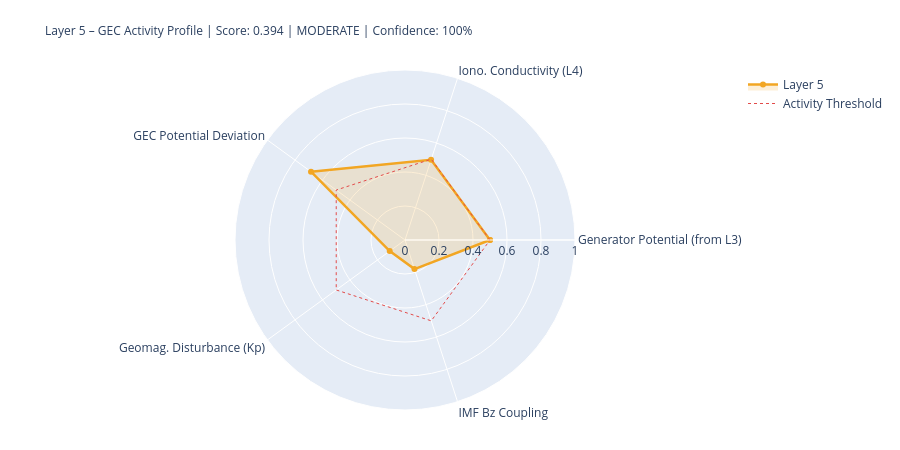

Here is the notebook cell this chart was saved with:
### Markdown cell above
---
## 5. State Assessment & Handoff to Layer 6

### Code cell
# ============================================================
# LAYER-5-SCORE
# ============================================================

# Components
# 1) Generator activity (Layer-3-driven)
gen_score = norm(generator_strength, 0.3, 2.0)
gen_src   = 'from_layer3' if l3_thunder_score is not None else 'estimated'

# 2) Ionospheric conductivity (Layer-4-driven)
iono_score = norm(iono_cond_factor, 0.7, 1.4)
iono_src   = 'from_layer4' if l4_ioniz is not None else 'estimated'

# 3) GEC potential deviation from reference
pot_score = norm(abs(delta_V_pct), 0, 30)  # 0 = at reference, 1 = 30% deviation
pot_src   = 'derived'

# 4) Geomagnetic disturbance (Kp) – modulates vertical currents
kp_score = norm(kp_val, 0, 9)
kp_src   = 'primary' if kp_now is not None else 'from_layer4'

# 5) IMF Bz coupling (southward = stronger M-I coupling → GEC influence)
bz_score = norm(-(bz_now or 0), -5, 30) if bz_now is not None else None
bz_src   = 'primary' if bz_now is not None else 'missing'

COMPONENTS = {
    'Generator Potential (from L3)':  {'score': gen_score,   'source': 'derived_from_layer3', 'dynamic': True},
    'Iono. Conductivity (L4)':      {'score': iono_score,  'source': iono_src, 'dynamic': True},
    'GEC Potential Deviation':      {'score': pot_score,   'source': pot_src,  'dynamic': True},
    'Geomag. Disturbance (Kp)':         {'score': kp_score,    'source': kp_src,   'dynamic': True},
    'IMF Bz Coupling':               {'score': bz_score,    'source': bz_src,   'dynamic': True},
}

available   = {k: v['score'] for k, v in COMPONENTS.items() if v['score'] is not None}
unavailable = [k for k, v in COMPONENTS.items() if v['score'] is None]
layer5_score = round(sum(available.values()) / len(available), 4) if available else None
confidence   = round(len(available) / len(COMPONENTS), 2)
level = ('unknown' if layer5_score is None
         else 'quiet'   if layer5_score < 0.3
         else 'moderate' if layer5_score < 0.6
         else 'active')
dominant_l5 = max(available, key=available.get) if available else 'none'

# Kp consistency: separate 1-min raw value from score value
kp_1m_raw   = kp_now          # directly from API (can be 0.0 during live measurement)
kp_for_score = kp_val          # from Layer-0 context or estimated value if needed
kp_score_src = kp_src

W = 68
print('=' * W)
print('LAYER 5 – GLOBAL ELECTRIC CIRCUIT – STATE ASSESSMENT')
print('=' * W)
for name, comp in COMPONENTS.items():
    s = comp['score']
    if s is not None:
        bar = '█' * int(s*20) + '░' * (20-int(s*20))
        print(f'  {name:<34} {bar}  {s:.3f}  [{comp["source"]}]')
    else:
        print(f'  {name:<34} {"─"*20}  n/a   [missing]')
print('-' * W)
print(f'  Score:         {layer5_score:.3f}  ({len(available)}/{len(COMPONENTS)} components)')
print(f'  Confidence:    {confidence:.0%}')
print(f'  Level:         {level.upper()}')
print(f'  Dominant:      {dominant_l5}')
print(f'  V_iono:        {V_iono_mod:.1f} kV  (Δ {delta_V_pct:+.1f}% vs. Ref)')
print(f'  I_total:       {I_total_mod:.1f} A   (Δ {delta_I_pct:+.1f}% vs. Ref)')
print('=' * W)

# Radar
cats   = list(available.keys())
vals_r = list(available.values())
if len(cats) >= 3:
    fig = go.Figure()
    fig.add_trace(go.Scatterpolar(
        r=vals_r + [vals_r[0]], theta=cats + [cats[0]],
        fill='toself', fillcolor='rgba(242,166,35,0.18)',
        line=dict(color='#F2A623', width=2.5), name='Layer 5'
    ))
    fig.add_trace(go.Scatterpolar(
        r=[0.5]*(len(cats)+1), theta=cats+[cats[0]],
        line=dict(color='#E24B4A', dash='dot', width=1),
        mode='lines', name='Activity Threshold'
    ))
    fig.update_layout(
        title=dict(
            text=f'Layer 5 – GEC Activity Profile | Score: {layer5_score:.3f} | {level.upper()} | Confidence: {confidence:.0%}',
            font=dict(size=12)
        ),
        polar=dict(radialaxis=dict(visible=True, range=[0,1])),
        height=450, showlegend=True,
        margin=dict(l=80, r=80, t=70, b=40)
    )
    fig.show()

### Figure 1 — Plotly figure (JSON) as saved in the notebook; plotly's stock layout.template omitted (floating-point values rounded to 4 significant figures)
{"data": [{"fill": "toself", "fillcolor": "rgba(242,166,35,0.18)", "line": {"color": "#F2A623", "width": 2.5}, "name": "Layer 5", "r": [0.5, 0.4963, 0.6833, 0.1111, 0.18, 0.5], "theta": ["Generator Potential (from L3)", "Iono. Conductivity (L4)", "GEC Potential Deviation", "Geomag. Disturbance (Kp)", "IMF Bz Coupling", "Generator Potential (from L3)"], "type": "scatterpolar"}, {"line": {"color": "#E24B4A", "dash": "dot", "width": 1}, "mode": "lines", "name": "Activity Threshold", "r": [0.5, 0.5, 0.5, 0.5, 0.5, 0.5], "theta": ["Generator Potential (from L3)", "Iono. Conductivity (L4)", "GEC Potential Deviation", "Geomag. Disturbance (Kp)", "IMF Bz Coupling", "Generator Potential (from L3)"], "type": "scatterpolar"}], "layout": {"height": 450, "margin": {"b": 40, "l": 80, "r": 80, "t": 70}, "polar": {"radialaxis": {"range": [0, 1], "visible": true}}, "showlegend": true, "title": {"font": {"size": 12}, "text": "Layer 5 – GEC Activity Profile | Score: 0.394 | MODERATE | Confidence: 100%"}}}
